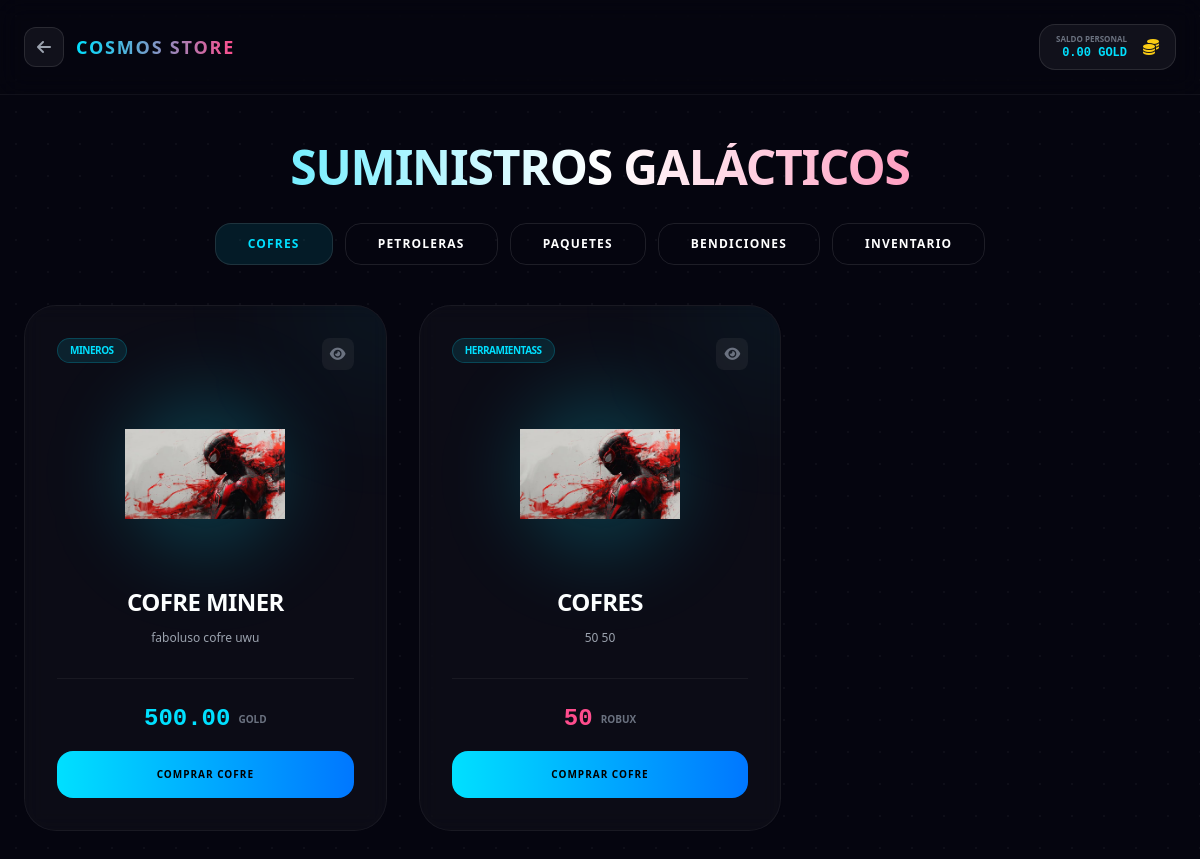
/chests/ (signed in), run on the app's committed database.
### game/models.py (models this page shows, shortened)
class Profile(models.Model):
    user = models.OneToOneField(settings.AUTH_USER_MODEL, on_delete=models.CASCADE)
    wallet_metamask_bsc = models.CharField(max_length=255,null=True,blank=True, unique=True)
    cosmos_gold = models.DecimalField(max_digits=12, decimal_places=2, default=Decimal('0.00'))
    black_gold = models.DecimalField(max_digits=12, decimal_places=2, default=Decimal('0.00'))
    points = models.IntegerField(default=0)
    alliance = models.ForeignKey('game.Alliance', on_delete=models.SET_NULL, null=True, blank=True, related_name='members_profiles')
    alliance_cooldown_until = models.DateTimeField(null=True, blank=True)
    created_at = models.DateTimeField(auto_now_add=True)

### game/models_cofres.py (models this page shows, shortened)
class Chest(models.Model):
    name = models.CharField(max_length=100)
    description = models.TextField()
    image = models.ImageField(upload_to="chests/", help_text="Imagen o GIF del cofre")
    price = models.DecimalField(max_digits=12, decimal_places=2, validators=[MinValueValidator(Decimal('0.00'))], help_text="Precio en Cosmos Gold (si no hay mineral seleccionado)")
    purchase_mineral = models.ForeignKey('game.Mineral', on_delete=models.SET_NULL, null=True, blank=True, help_text="Si se selecciona un mineral, este cofre se comprará con ese mineral en lugar de Cosmos Gold.")
    purchase_mineral_qty = models.PositiveIntegerField(default=0, help_text="Cantidad de mineral extra necesario.")
    is_in_store = models.BooleanField(default=True, verbose_name="¿Aparece en tienda?")
    is_black_market = models.BooleanField(default=False, verbose_name="¿Aparece en Mercado Negro?")
    black_market_discount = models.PositiveIntegerField(default=0, validators=[MinValueValidator(0), MaxValueValidator(100)], help_text="Descuento en % (0-100) para el Mercado Negro")
    category = models.ForeignKey(ChestCategory, on_delete=models.SET_NULL, null=True, related_name="chests")
    rewards_per_open = models.PositiveIntegerField(default=1, help_text="Número de recompensas por cada apertura de cofre")
    created_at = models.DateTimeField(auto_now_add=True)
    updated_at = models.DateTimeField(auto_now=True)
    class Meta:
        verbose_name = "Cofre"
        verbose_name_plural = "Cofres"

class ChestCategory(models.Model):
    name = models.CharField(max_length=100, unique=True)
    description = models.TextField(blank=True, null=True)
    class Meta:
        verbose_name = "Categoría de Cofre"
        verbose_name_plural = "Categorías de Cofres"

### game/models_planets.py (models this page shows, shortened)
class Mineral(models.Model):
    name = models.CharField(max_length=100)
    image = models.ImageField(upload_to="minerals/", null=True, blank=True)
    description = models.TextField(blank=True)
    gold_value = models.DecimalField(
        max_digits=12,
        decimal_places=2,
        default=Decimal('0.00'),
        help_text="Equivalencia en Cosmos Gold para 1 unidad de este mineral"
    )

### game/views.py (the view)
# urls.py: path("chests/", chests_public_view, name="chests_public"),
@login_required
def chests_public_view(request):
    from .models import OilCentralType
    from .models_packs import StorePack
    from .models_blessings import Blessing, StaticBlessing, UserBlessingClaim
    chests = Chest.objects.filter(is_in_store=True, is_black_market=False).select_related("category").prefetch_related("rewards")
    oil_centrals = OilCentralType.objects.filter(is_active=True)
    profile, _ = Profile.objects.get_or_create(user=request.user)
    user_chests = UserChest.objects.filter(owner=profile, opened=False).select_related("chest")
    packs = StorePack.objects.filter(is_active=True).prefetch_related(
        "miner_rewards__miner", "tool_rewards__tool",
        "transport_rewards__transport", "blessing_rewards__blessing"
    ).order_by("-created_at")
    static_blessings = StaticBlessing.objects.all().select_related('required_pack')
    dynamic_blessings = Blessing.objects.filter(is_active=True).order_by('created_at')
    user_claims = UserBlessingClaim.objects.filter(user=request.user)
    claimed_static_ids = set(user_claims.values_list('static_blessing_id', flat=True))
    from .models_blessings import UserDynamicBlessing
    claimed_dynamic_ids = set(UserDynamicBlessing.objects.filter(user=request.user).values_list('blessing_id', flat=True))
    return render(request, "game/chests_public.html", {
        "chests": chests,
        "oil_centrals": oil_centrals,
        "user_chests": user_chests,
        "profile": profile,
        "packs": packs,
        "static_blessings": static_blessings,
        "dynamic_blessings": dynamic_blessings,
        "claimed_static_ids": claimed_static_ids,
        "claimed_dynamic_ids": claimed_dynamic_ids,
    })

### game/models_cofres.py (called while the page is built)
    @property
    def item_name(self):
        if self.miner_reward: return self.miner_reward.name
        if self.transport_reward: return self.transport_reward.name
        if self.tool_reward: return self.tool_reward.name
        return "Desconocido"

### game/templates/game/chests_public.html (shortened to what this page needs)
<!DOCTYPE html>
<html lang="es">
<head>
  <script src="https://cdn.tailwindcss.com"></script>
  <link rel="stylesheet" href="https://cdnjs.cloudflare.com/ajax/libs/font-awesome/6.4.0/css/all.min.css">
</head>
<body class="min-h-screen bg-space text-white overflow-x-hidden relative pb-20">
  <div class="fixed inset-0 z-0 opacity-40">
  </div>
  <header class="relative z-10 px-6 py-6 border-b border-white/5 backdrop-blur-md">
    <div class="max-w-7xl mx-auto flex items-center justify-between">
      <a href="/home/" class="flex items-center gap-3 group">
        <div
          class="w-10 h-10 rounded-xl bg-white/5 flex items-center justify-center border border-white/10 group-hover:border-accent group-hover:bg-accent/10 transition-all">
          <i class="fas fa-arrow-left text-gray-400 group-hover:text-accent"></i>
        </div>
        <span
          class="font-extrabold tracking-widest text-lg bg-gradient-to-r from-accent to-pink bg-clip-text text-transparent uppercase tracking-tighter">Cosmos
          Store</span>
      </a>
      <div class="flex items-center gap-4 bg-white/5 border border-white/10 px-4 py-2 rounded-2xl">
        <div class="text-right">
          <p class="text-[8px] uppercase text-gray-500 font-bold">Saldo Personal</p>
          <p id="userGold" class="text-xs font-mono font-black text-accent">{{ profile.cosmos_gold }} GOLD</p>
        </div>
        <i class="fas fa-coins text-yellow-400"></i>
      </div>
    </div>
  </header>
  <main class="relative z-10 max-w-7xl mx-auto px-6 mt-12">
    <div class="text-center mb-10">
      <h1
        class="text-5xl font-black mb-4 bg-gradient-to-r from-accent via-white to-pink bg-clip-text text-transparent uppercase tracking-tight">
        Suministros Galácticos</h1>
      <div class="flex flex-wrap items-center justify-center gap-3 mt-8">
        <button onclick="switchTab('chests')" id="tab-chests"
          class="px-8 py-3 rounded-2xl border border-white/10 font-black text-xs uppercase tracking-widest transition-all tab-active">
          Cofres
        </button>
        <button onclick="switchTab('oil')" id="tab-oil"
          class="px-8 py-3 rounded-2xl border border-white/10 font-black text-xs uppercase tracking-widest transition-all">
          Petroleras
        </button>
        <button onclick="switchTab('packs')" id="tab-packs"
          class="px-8 py-3 rounded-2xl border border-white/10 font-black text-xs uppercase tracking-widest transition-all">
          Paquetes
        </button>
        <button onclick="switchTab('blessings')" id="tab-blessings"
          class="px-8 py-3 rounded-2xl border border-white/10 font-black text-xs uppercase tracking-widest transition-all">
          Bendiciones
        </button>
        <button onclick="switchTab('inventory')" id="tab-inventory"
          class="px-8 py-3 rounded-2xl border border-white/10 font-black text-xs uppercase tracking-widest transition-all relative">
          Inventario
        </button>
      </div>
    </div>
    <section id="section-chests" class="tab-content">
      {% if chests %}
      <div class="grid gap-8 sm:grid-cols-2 lg:grid-cols-3 xl:grid-cols-4">
        {% for c in chests %}
        <div
          class="glass-card rounded-[32px] p-8 group hover:border-accent/40 transition-all duration-500 hover:-translate-y-3 relative overflow-hidden flex flex-col h-full">
          <div
            class="absolute -top-24 -right-24 w-48 h-48 bg-accent/5 rounded-full blur-3xl group-hover:bg-accent/15 transition-colors">
          </div>
          <div class="relative z-10 flex flex-col h-full">
            <div class="flex justify-between items-start mb-6">
              <span
                class="text-[10px] font-black bg-accent/10 border border-accent/20 px-3 py-1 rounded-full text-accent uppercase tracking-tighter">
                {{ c.category.name }}
              </span>
              <button
                class="btn-info w-8 h-8 rounded-lg bg-white/5 flex items-center justify-center text-gray-500 hover:text-accent hover:bg-white/10 transition-all"
                data-name="{{ c.name }}" data-desc="{{ c.description }}"
                data-rewards="{% for r in c.rewards.all %}{{ r.item_name }} ({{ r.display_probability }}%){% if not forloop.last %}|{% endif %}{% endfor %}">
                <i class="fas fa-eye text-sm pointer-events-none"></i>
              </button>
            </div>
            <div class="mb-8 flex-1 flex flex-col items-center">
              <div class="relative">
                {% if c.image %}
                <img src="{{ c.image.url }}" alt="{{ c.name }}"
                  class="relative w-40 h-40 object-contain animate-float group-hover:scale-110 transition-transform duration-700">
                {% else %}
                <div
                  class="relative w-40 h-40 rounded-full bg-white/5 flex items-center justify-center border border-white/10">
                  <i class="fas fa-box-open text-6xl text-accent/20"></i>
                </div>
                {% endif %}
              </div>
              <h3
                class="mt-8 font-black text-2xl group-hover:text-accent transition-colors text-center uppercase tracking-tight">{{ c.name }}</h3>
              <p class="mt-3 text-xs text-gray-400 text-center line-clamp-2">{{ c.description }}</p>
            </div>
            <div class="mt-auto pt-6 border-t border-white/5 text-center">
              <div class="flex items-center justify-center gap-2 mb-4">
                {% if c.purchase_mineral %}
                <span class="text-2xl font-mono font-black text-pink">{{ c.purchase_mineral_qty }}</span>
                <span class="text-[10px] text-gray-500 uppercase font-bold" title="{{ c.purchase_mineral.name }}">{{ c.purchase_mineral.name|truncatechars:15 }}</span>
                {% else %}
                <span class="text-2xl font-mono font-black text-accent">{{ c.price }}</span>
                <span class="text-[10px] text-gray-500 uppercase font-bold">GOLD</span>
                {% endif %}
              </div>
              <button
                class="btn-buy-chest w-full py-4 rounded-2xl bg-gradient-to-r from-accent to-blueglow text-black font-black uppercase text-[10px] tracking-widest hover:brightness-110 active:scale-[0.98] transition-all"
                data-id="{{ c.id }}" data-name="{{ c.name }}"
                {% if c.purchase_mineral %}
                data-price="{{ c.purchase_mineral_qty }}" data-currency="{{ c.purchase_mineral.name }}"
                {% else %}
                data-price="{{ c.price }}" data-currency="GOLD"
                {% endif %}>
                Comprar Cofre
              </button>
            </div>
          </div>
        </div>
        {% endfor %}
      </div>
      {% else %}
      <div class="glass-card rounded-[40px] p-20 text-center max-w-2xl mx-auto">
        <p class="text-gray-500 text-sm italic">No hay cofres disponibles.</p>
      </div>
      {% endif %}
    </section>
  </main>
</body>
</html>

### game/templates/game/chests_public.html (style rules this page uses)
.glass-card { background: rgba(255, 255, 255, 0.03); backdrop-filter: blur(10px); border: 1px solid rgba(255, 255, 255, 0.05); }
.animate-float { animation: float 4s ease-in-out infinite; }
.tab-active { background: rgba(0, 224, 255, 0.1); border-color: #00e0ff; color: #00e0ff; }

### data on the page
Profile: cosmos_gold "0.00"
Chest: category.name "MINEROS", image (picture), name "COFRE MINER", description "faboluso cofre uwu", price "500.00"
Chest: category.name "HERRAMIENTASS", image (picture), name "COFRES", description "50 50", purchase_mineral_qty "50", purchase_mineral.name "ROBUX"
